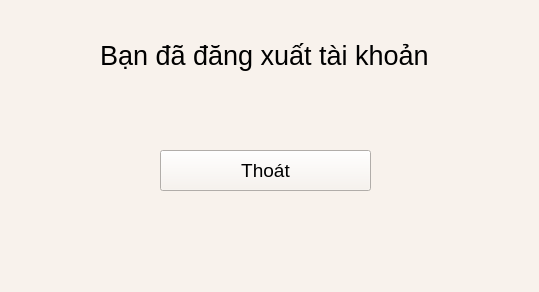
<?xml version="1.0" encoding="UTF-8"?>
<ui version="4.0">
 <class>MainWindow</class>
 <widget class="QMainWindow" name="MainWindow">
  <property name="geometry">
   <rect>
    <x>0</x>
    <y>0</y>
    <width>539</width>
    <height>292</height>
   </rect>
  </property>
  <property name="windowTitle">
   <string>Goodbye!</string>
  </property>
  <property name="styleSheet">
   <string notr="true">background-color: #F8F2EC;</string>
  </property>
  <widget class="QWidget" name="centralwidget">
   <widget class="QLabel" name="label">
    <property name="geometry">
     <rect>
      <x>100</x>
      <y>20</y>
      <width>401</width>
      <height>71</height>
     </rect>
    </property>
    <property name="font">
     <font>
      <pointsize>20</pointsize>
     </font>
    </property>
    <property name="styleSheet">
     <string notr="true"/>
    </property>
    <property name="text">
     <string>Bạn đã đăng xuất tài khoản</string>
    </property>
   </widget>
   <widget class="QPushButton" name="bt_quit">
    <property name="geometry">
     <rect>
      <x>160</x>
      <y>150</y>
      <width>211</width>
      <height>41</height>
     </rect>
    </property>
    <property name="font">
     <font>
      <pointsize>14</pointsize>
     </font>
    </property>
    <property name="text">
     <string>Thoát</string>
    </property>
   </widget>
  </widget>
  <widget class="QMenuBar" name="menubar">
   <property name="geometry">
    <rect>
     <x>0</x>
     <y>0</y>
     <width>539</width>
     <height>21</height>
    </rect>
   </property>
  </widget>
  <widget class="QStatusBar" name="statusbar"/>
 </widget>
 <resources/>
 <connections/>
</ui>
